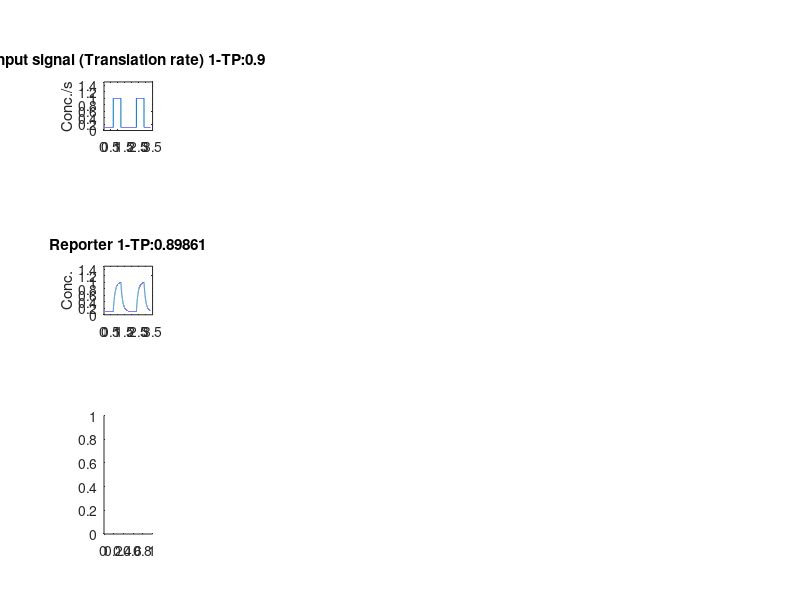

This figure's MATLAB source: (Note: this script raises an error after producing the figure.)
% Simulating protein production and fold change
clear all
close all

% Rep: Reporter
% Flu: Fluorescent reporter

Fracoffs = [0.1 0.05 0.1 0.15 0.2 0.25 0.4];
%Fracoffs = [0.2];

sweepthrough = numel(Fracoffs); %how many values of Fracoff you want to use

minmaxSig = NaN(1,sweepthrough);
minmaxOut = NaN(1,sweepthrough);

for ii = 1:sweepthrough

Phesynthrate = 1; %Reporter synthesis rate. 1/s
Fracoff = Fracoffs(ii);
dil = 1/6000*log(2); % Dilution rate due to volume increase. Assuming doubling time of cell volume = 6000 seconds
Fmat = log(2)/(5.63*60); % sfGFP maturation time. Reference: https://bionumbers.hms.harvard.edu/bionumber.aspx?id=110546

totaltime = 16*60*60; %seconds
dt = 1; %seconds

Rep = zeros(1,totaltime/dt);
Flu = zeros(1,totaltime/dt);
Storesynth = zeros(1,totaltime/dt);

timeaxis = [0:dt:(totaltime-dt)]/3600;

%Phe(1) = 100;

for tt = 2:totaltime/dt
   
    %make synthesis of pheromone change with time as a step function
    
    if mod(tt*dt,100*60) < 33*60 % make pheromone synthesis be a step function so that it is produced for 1/3rd of the cell cycle. 
        Phesynth = Phesynthrate;
    else
        Phesynth = Phesynthrate*Fracoff;
    end
    
    Storesynth(tt) = Phesynth;
    
    Rep(tt) = Rep(tt-1) + dt*(Phesynth - Fmat*Rep(tt-1) - dil*Rep(tt-1));
    Flu(tt) = Flu(tt-1) + dt*(Fmat*Rep(tt-1) - dil*Flu(tt-1));
    
end

%cut down to last two cycles

cutdown = 200*60/dt;

Storesynth = Storesynth((end-cutdown):end)/max(Storesynth((end-cutdown):end));
Rep = Rep((end-cutdown):end)/max(Rep((end-cutdown):end));
Flu = Flu((end-cutdown):end)/max(Flu((end-cutdown):end));
timeaxis = timeaxis((end-cutdown):end) - min(timeaxis((end-cutdown):end));

subplot(3,sweepthrough,0*sweepthrough+1 + ii - 1)
plot(timeaxis,Storesynth)
title([ 'Input signal (Translation rate) 1-TP:' num2str(1-min(Storesynth)/max(Storesynth)) ] );
ylabel('Conc./s')
ylim([0 1.5])
axis square

subplot(3,sweepthrough,1*sweepthrough+1 + ii - 1)
plot(timeaxis,Rep)
title([ 'Reporter 1-TP:' num2str(1-min(Rep)/max(Rep)) ])
ylabel('Conc.')
ylim([0 1.5])
axis square

subplot(3,sweepthrough,2*sweepthrough+1 + ii - 1)
yyaxis left
plot(timeaxis,Storesynth)
ylim([0 1.5])
yyaxis right
plot(timeaxis,Flu)
title([ 'Visible reporter 1-TP:' num2str(1-min(Flu)/max(Flu)) ])
xlabel('Time (hours)')
ylim([0 1.5])
axis square

minmaxSig(ii) = max(Storesynth)/min(Storesynth);
minmaxOut(ii) = 1-min(Flu)/max(Flu);

end

figure
hold on
plot(minmaxSig,minmaxOut,'.','MarkerSize',20)
a = 0.2726;  b = -0.2306 ; %obtained from fitting y = a*(1-exp(b*x)) -- no particular reason to use an exponential other than it fit this data set well
plot([0:0.01:20],a*(1-exp(b*[0:0.01:20])));

plot( [0 log(1-0.2/a)/b] , [0.2 0.2] ,'--k'  )
plot( [log(1-0.2/a)/b log(1-0.2/a)/b] , [0 0.2] ,'--k'  )

xlabel('Input signal FC')
ylabel('Output signal FC')
xlim([0 20])
%ylim([0 0.3])
axis square